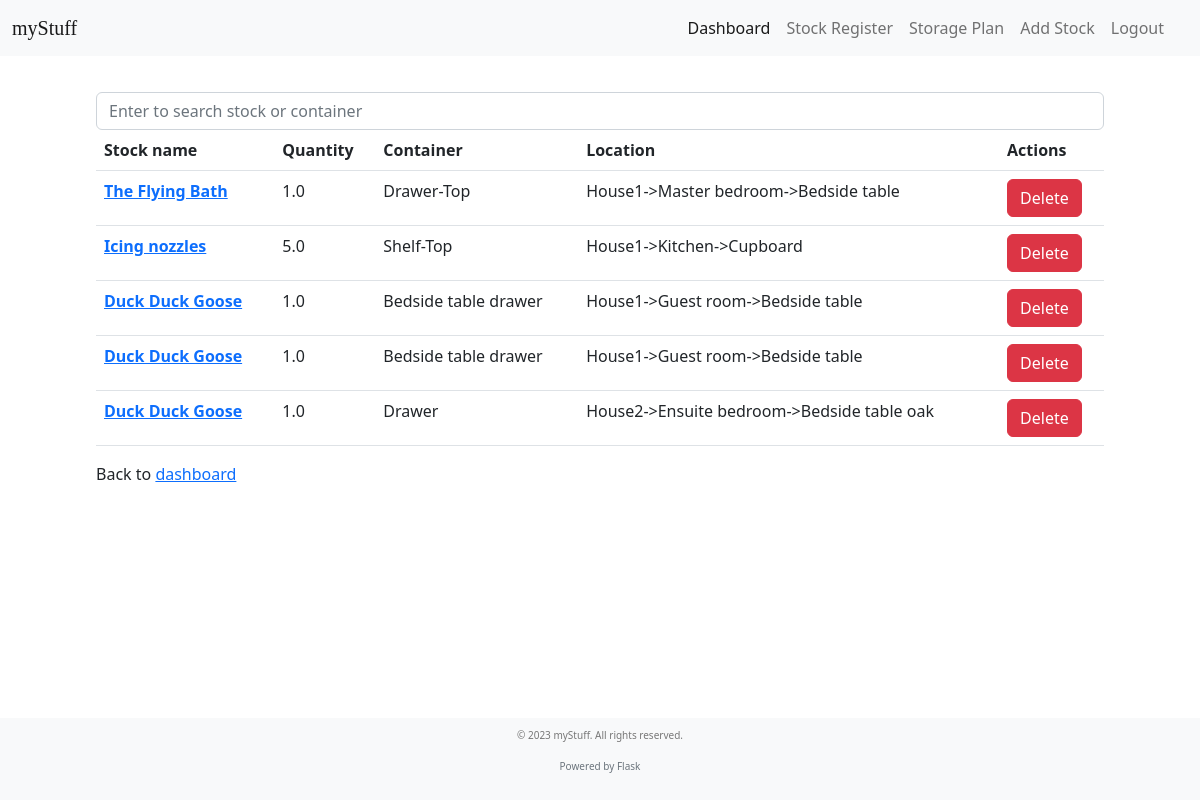
Page /view_stock (signed in) on the committed database.
### tables this page shows
CREATE TABLE stock(stock_id INTEGER PRIMARY KEY AUTOINCREMENT, stock_name TEXT NOT NULL, category_id INTEGER NOT NULL, note TEXT, user_id INTEGER REFERENCES user(id), FOREIGN KEY(category_id) REFERENCES category(category_id));

CREATE TABLE stock_container (
  stock_container_id INTEGER PRIMARY KEY AUTOINCREMENT,
  stock_id INTEGER NOT NULL,
  container_id INTEGER NOT NULL, quantity FLOAT NOT NULL,
  FOREIGN KEY (stock_id) REFERENCES stock (stock_id),
  FOREIGN KEY (container_id) REFERENCES container (container_id)
);

CREATE TABLE container (container_id INTEGER PRIMARY KEY AUTOINCREMENT,furniture_id INTEGER, container_name TEXT NOT NULL, is_unassigned INTEGER DEFAULT 0, FOREIGN KEY (furniture_id) REFERENCES furniture (furniture_id));

CREATE TABLE house (house_id INTEGER PRIMARY KEY AUTOINCREMENT, house_name TEXT NOT NULL, user_id INTEGER REFERENCES user(id));

CREATE TABLE room (room_id INTEGER PRIMARY KEY AUTOINCREMENT, room_name TEXT NOT NULL, house_id INTEGER, FOREIGN KEY (house_id) REFERENCES house (house_id));

CREATE TABLE furniture (furniture_id INTEGER PRIMARY KEY AUTOINCREMENT, furniture_name TEXT NOT NULL, room_id INTEGER, FOREIGN KEY (room_id) REFERENCES room (room_id));

### app.py (the view)
@app.route("/view_stock")
@login_required
def view_stock():
    db = get_db_connection()
    stocks = db.execute(
        "SELECT stock_container.stock_container_id, stock.stock_id,stock.stock_name,container.container_id, container.container_name, stock_container.quantity, furniture.furniture_name, room.room_name, house.house_name FROM stock_container LEFT JOIN stock ON stock.stock_id=stock_container.stock_id LEFT JOIN container ON container.container_id=stock_container.container_id LEFT JOIN furniture on furniture.furniture_id=container.furniture_id LEFT JOIN room on room.room_id=furniture.room_id LEFT JOIN house on house.house_id=room.house_id WHERE stock.user_id=?",
        [current_user.id],
    )
    stocks_dict = {}
    for stock in stocks:
        (
            stock_container_id,
            stock_id,
            stock_name,
            container_id,
            container_name,
            quantity,
            furniture_name,
            room_name,
            house_name,
        ) = stock
        if stock_container_id not in stocks_dict:
            stocks_dict[stock_container_id] = {
                "stock_id": stock_id,
                "stock_name": stock_name,
                "container_id": container_id,
                "container_name": container_name,
                "quantity": quantity,
                "furniture_name": furniture_name,
                "room_name": room_name,
                "house_name": house_name,
            }
    return render_template("view_stock.html", stocks=stocks_dict)

### app.py (called while the page is built)
@login_manager.user_loader
def load_user(user_id):
    conn = sqlite3.connect("myStuff.db")
    c = conn.cursor()
    c.execute("SELECT * FROM user WHERE id=?", [user_id])
    user = c.fetchone()
    if user:
        return User(user[0], user[1])
    else:
        return None

def get_db_connection():
    conn = sqlite3.connect("myStuff.db")
    conn.row_factory = sqlite3.Row
    return conn

### templates/view_stock.html (shortened to what this page needs)
{% extends 'layout.html' %}
{% block content %}
<div id='searchbar'>
    <input class="form-control me-2" autocomplete='off' autofocus placeholder='Enter to search stock or container'
        aria-label="Search" type='text'>
</div>
<div>
    <table class="table">
        <thead>
            <tr>
                <th scope="col">Stock name</th>
                <th scope="col">Quantity</th>
                <th scope="col">Container</th>
                <th scope="col">Location</th>
                <th scope="col">Actions</th>
            </tr>
        </thead>
        <tbody>
            {% for stock_container_id, stock in stocks.items() %}
            <tr>
                <th scope="row"><a href='/stock_info/{{stock["stock_id"]}}'>{{stock["stock_name"]}}</a>
                </th>
                <td>{{stock["quantity"]}}</td>
                <td>{{stock["container_name"]}}</td>
                <td>{{stock["house_name"]}}->{{stock["room_name"]}}->{{stock["furniture_name"]}}
                </td>
                <td>
                    <form method="POST" action="/delete_stock/{{ stock_container_id }}">
                        <button type="submit" class="btn btn-danger"
                            onclick="confirmDeletion('{{ stock_id }}')">Delete</button>
                    </form>
                </td>
            </tr>
            {% endfor%}
        </tbody>
    </table>
</div>
<div>
    <p>Back to <a href=' /dashboard'>dashboard</a></p>
</div>
{% endblock %}

### templates/layout.html (style rules this page uses)
html, body { height: 100%; background-image: url("../static/background.png"); background-repeat: repeat-y; background-size: cover; }
body { display: flex; flex-direction: column; }

### rows in the picture
stock: stock_name "The Flying Bath"
stock_container: quantity "1.0"
container: container_name "Drawer-Top"
house: house_name "House1" "House1" "House1" "House1"
room: room_name "Master bedroom"
furniture: furniture_name "Bedside table"
stock: stock_name "Icing nozzles"
stock_container: quantity "5.0"
container: container_name "Shelf-Top"
room: room_name "Kitchen"
furniture: furniture_name "Cupboard"
stock: stock_name "Duck Duck Goose" "Duck Duck Goose" "Duck Duck Goose"
stock_container: quantity "1.0"
container: container_name "Bedside table drawer" "Bedside table drawer"
room: room_name "Guest room" "Guest room"
furniture: furniture_name "Bedside table" "Bedside table"
stock_container: quantity "1.0"
stock_container: quantity "1.0"
container: container_name "Drawer"
house: house_name "House2"
room: room_name "Ensuite bedroom"
furniture: furniture_name "Bedside table oak"
